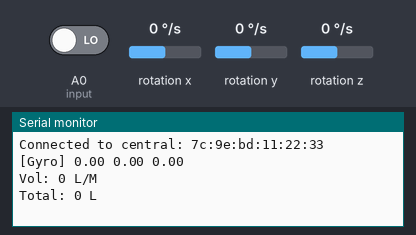
The sketch below on a simulated Arduino Nano 33 BLE. Parts: the last lines printed to the serial monitor. The inputs (shaded band) are chosen by the test bench; at power-on: rotation x 0 °/s, rotation y 0 °/s, rotation z 0 °/s, A0 (input) LOW. Nothing arrives over Bluetooth unless stated; a phone connects over Bluetooth LE 3 s after start.

Above: at 3.8 s.
3.9 s: rotation x set to -192 °/s
At 5.1 s:
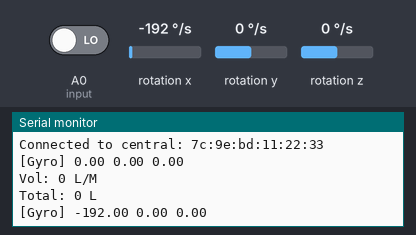
5.4 s: rotation y set to -192 °/s
At 6.7 s:
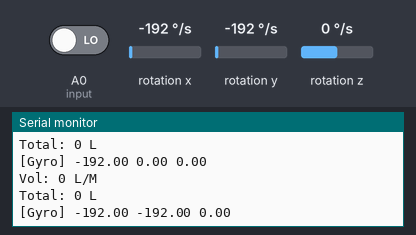
6.9 s: rotation z set to -192 °/s
At 6.9 s:
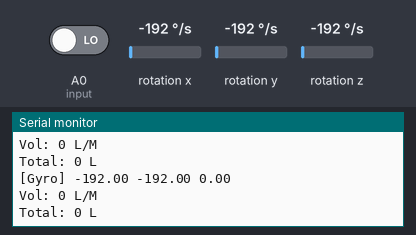

The sketch:

arduino.ino
```cpp
#include <ArduinoBLE.h>
#include <Arduino_LSM9DS1.h>
#define BUFSIZE 20

/*   We'll use the ArduinoBLE library to simulate a basic UART connection
 *   following this UART service specification by Nordic Semiconductors.
 *   More: https://learn.adafruit.com/introducing-adafruit-ble-bluetooth-low-energy-friend/uart-service
 */
BLEService uartService("6E400001-B5A3-F393-E0A9-E50E24DCCA9E");
BLEStringCharacteristic txChar("6E400002-B5A3-F393-E0A9-E50E24DCCA9E", BLEWrite, 20 );
BLEStringCharacteristic rxChar("6E400003-B5A3-F393-E0A9-E50E24DCCA9E", BLERead | BLENotify, 40 );

unsigned long X;
unsigned long Y;
float TIME = 0;
float FREQUENCY = 0;
float WATER = 0;
float TOTAL = 0;
float LS = 0;
const int input = A0;

const int timeout = 1000;
unsigned long previousMicros;

static uint32_t newPulseIn(uint32_t pin, uint32_t state, uint32_t timeout = 300000L){
  uint32_t begin = micros();

  // wait for any previous pulse to end
  while (digitalRead(pin)){
    delayMicroseconds(1);
    if (micros() - begin >= timeout)
    return 0;
  }

  // wait for the pulse to start
  while (!digitalRead(pin)){
    delayMicroseconds(1);
    if (micros() - begin >= timeout)
    return 0;
  }
  uint32_t pulseBegin = micros();

  // wait for the pulse to stop
  while (digitalRead(pin)){
    delayMicroseconds(1);
    if (micros() - begin >= timeout)
    return 0;
  }
  uint32_t pulseEnd = micros();

  return pulseEnd - pulseBegin;
}

void setup() {
  // put your setup code here, to run once:
  Serial.begin(9600);
  while (!Serial);
  Serial.println("Started");

  pinMode(input,INPUT);

  if ( !BLE.begin() )
  {
    Serial.println("Starting BLE failed!");
    while(1);
  }
  if (!IMU.begin()) {
    Serial.println("Failed to initialize IMU!");
    while (1);
  }

  // Get the Arduino's BT address
  String deviceAddress = BLE.address();

  // The device name we'll advertise with.
  BLE.setLocalName("IoTProject15");

  // Get UART service ready.
  BLE.setAdvertisedService( uartService );
  uartService.addCharacteristic( txChar );
  uartService.addCharacteristic( rxChar );
  BLE.addService( uartService );

  Serial.print("Gyroscope sample rate = ");
  Serial.print(IMU.gyroscopeSampleRate());
  Serial.println(" Hz");
  Serial.println();
  Serial.println("Gyroscope in degrees/second");
  Serial.println("X\tY\tZ");

  // Start advertising our new service.
  BLE.advertise();
  Serial.println("Bluetooth device (" + deviceAddress + ") active, waiting for connections...");
}

void loop() {
  // put your main code here, to run repeatedly:
  // Wait for a BLE central device.
  BLEDevice central = BLE.central();

  // If a central device is connected to the peripheral...
  if ( central )
  {
    // Print the central's BT address.
    Serial.print("Connected to central: ");
    Serial.println( central.address() );

    // While the central device is connected...
    while( central.connected() )
    {
      // Gyroscope
      float x, y, z;

      if (IMU.gyroscopeAvailable()) {
        IMU.readGyroscope(x, y, z);
      }

      String gyro_output = "[Gyro] " + String(x) + " " + String(y) + " " + String(z);
      Serial.println( gyro_output );
      rxChar.writeValue( gyro_output );

      // Water Flow Sensor
//      X = pulseIn(input, HIGH);
//      Y = pulseIn(input, LOW);
//      previousMicros = micros();
//      while(!digitalRead(input) && (micros() - previousMicros) <= timeout);
//      previousMicros = micros();
//      while(digitalRead(input) && (micros() - previousMicros) <= timeout);
//      X = micros() - previousMicros;
//
//      previousMicros = micros();
//      while(digitalRead(input)  && (micros() - previousMicros) <= timeout);
//      previousMicros = micros();
//      while(!digitalRead(input) && (micros() - previousMicros) <= timeout);
//      Y = micros() - previousMicros;
      X = newPulseIn(input, HIGH);
      Y = newPulseIn(input, LOW);

      TIME = X + Y;
      FREQUENCY = 1000000/TIME;
      WATER = FREQUENCY/5.5;
      LS = WATER/60;

      if(FREQUENCY >= 0)
      {
        if(isinf(FREQUENCY))
        {
          Serial.println("Vol: 0 L/M");
          Serial.println("Total: 0 L");
          rxChar.writeValue("[Flow] 0");
        }
        else
        {
          TOTAL = TOTAL + LS;
          Serial.println(FREQUENCY);
          Serial.println("Vol: "+String(WATER)+" L/M");
          Serial.println("Total: "+String(TOTAL)+" L");
          rxChar.writeValue("[Flow] " + String(LS) );
        }
      }
      previousMicros = micros();
      while((micros() - previousMicros) <= 1000000);
    }

    Serial.print("Disconnected from central: ");
    Serial.println( central.address() );
  }
}
```

Measured:
- after the input at 3.9 s, the serial monitor: prints a new line after 0.70 s (image 1)
- after the input at 5.4 s, the serial monitor: prints a new line after 0.81 s (image 2)
